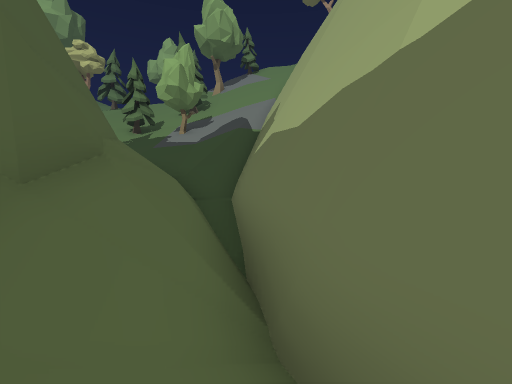
[1] (above)

17 first-person views from a walk through a 3-D level made in the Unity game engine. The camera is 1.5 m above the floor, tilts 4° down and sees 85° across. The floor is counted in squares, 2 m on a side. Each view is taken from the middle of a square. On the plan, view 1 faces up. The plan holds only what a view shows up to about 10 squares ahead; the rest is blank. The place goes on beyond the plan. The player is left out. Some animated figures are left out.

[2]
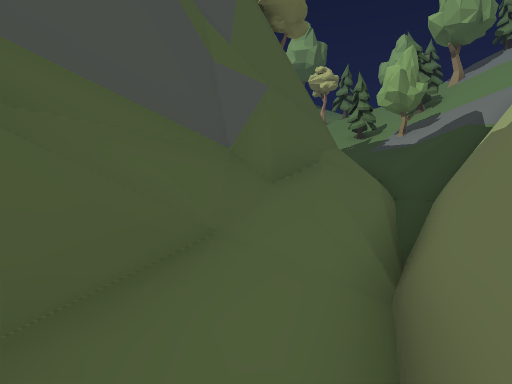

[3]
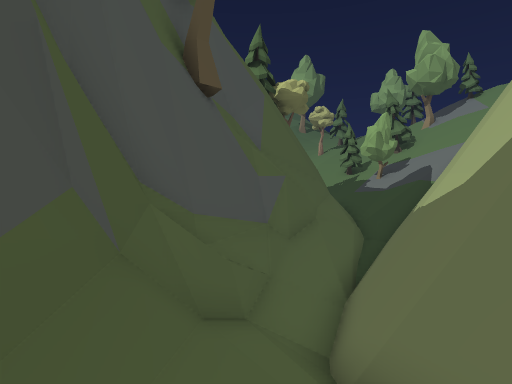

[4]
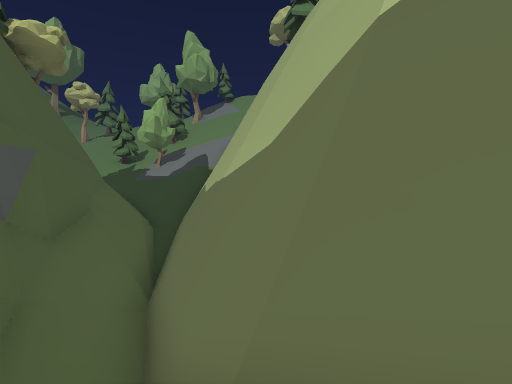

[5]
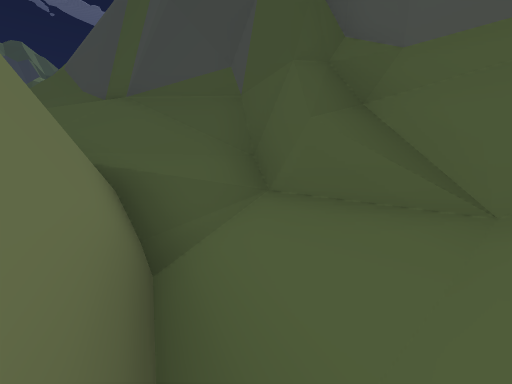

[6]
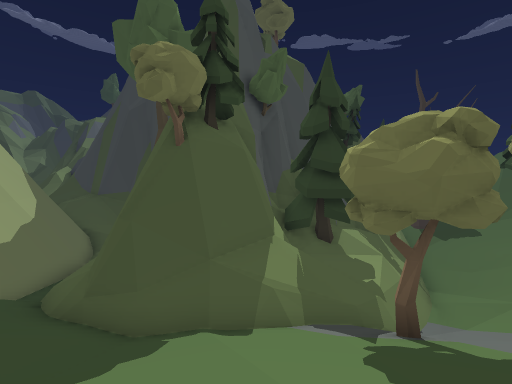

[7]
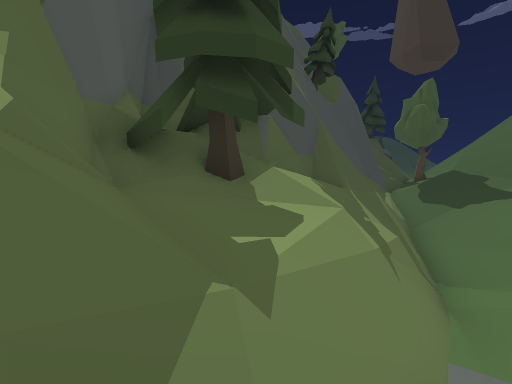

[8]
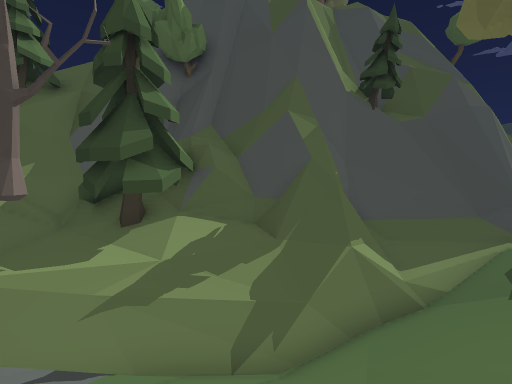

[9]
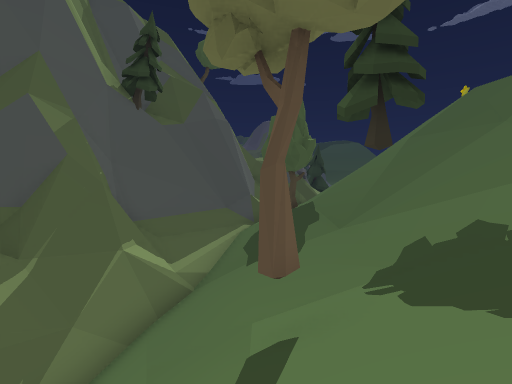

[10]
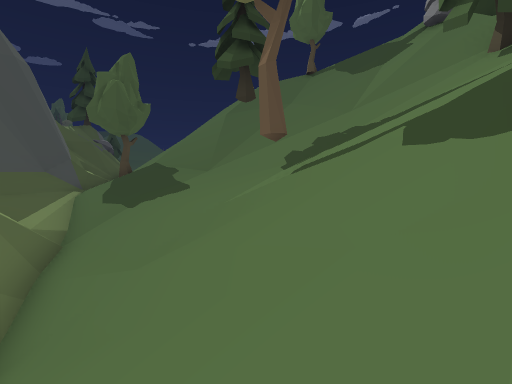

[11]
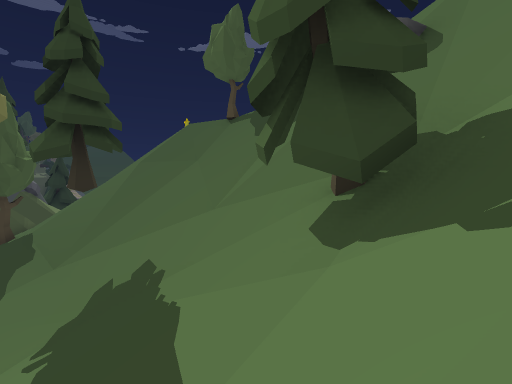

[12]
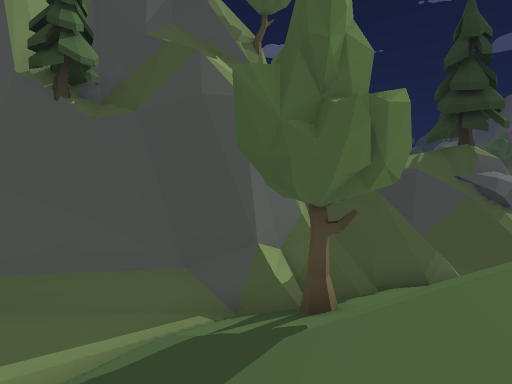

[13]
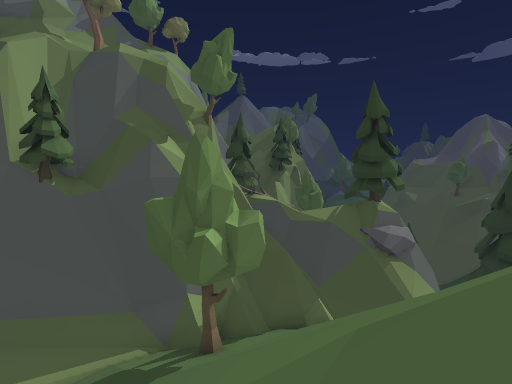

[14]
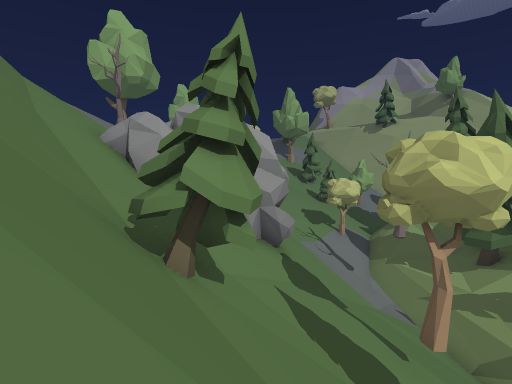

[15]
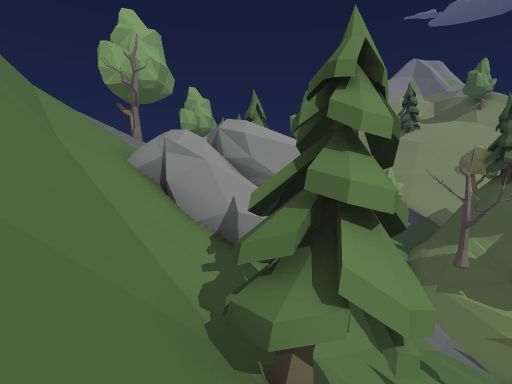

[16]
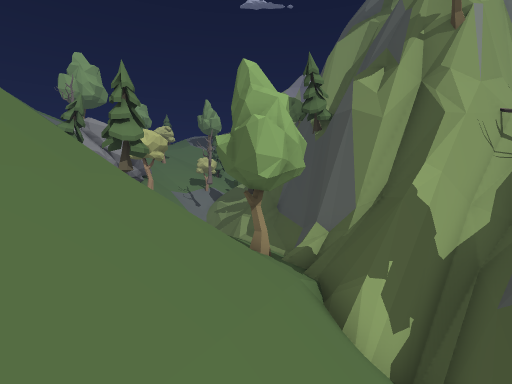

[17]
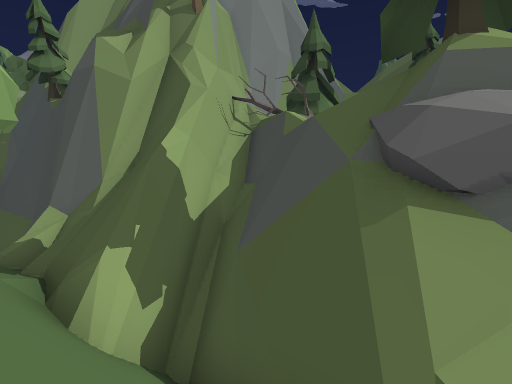

### Floor plan
Key: @ floor where view 1 was taken; # wall or solid block; . main floor; : floor 11.25 m higher than the main floor; / step, stairs or slope; = window, fence, low wall or low ledge; ^ raised ledge; T tree; R rock; O other object.
Columns run from 24 left of view 1 to 3 right of it. Each row starts with its distance up from view 1.
 13   #//            /
 12  ##//                O //
 11  ##/=          ///// O //
 10  #//##=        //////////#
  9  ##/###        T/////////
  8  ##//###    ///////=#///#
  7  ##////# /////////#^#///#
  6 ///TT////////////#  ^///#
  5 ///TT///////#/..#^   #//#
  4 :///////////#//TT^   ^//#
  3 R//////T///#///T#^   ^//##
  2 //////////////#T#^    #//#
  1 //////////#//#^ ^     #//#
  0 //////////####        ##@##
 -1 //////////#^^^         #//##
 -2 //////////##           ^#//#
 -3 ///////////#            ^#//
 -4 //////////#^             ^#/
 -5 /////////#^               ^#
 -6 ////////#^
 -7 /////T/##
 -8 //////=#^
 -9 /////###^
-10 /////#^^
-11 ///////#####
-12 // /#^######
-13    ##
-14   ^#

Where each view was taken, in squares from view 1:
view 1: 0 up, 0 right, facing up
view 2: 1 down, 1 right, facing up-left
view 3: 4 down, 3 right, facing up-left
view 4: 3 down, 2 right, facing up
view 5: 2 up, 0 right, facing down
view 6: 13 up, 7 left, facing down
view 7: 8 up, 10 left, facing down
view 8: 6 up, 17 left, facing down-right
view 9: 6 up, 17 left, facing down
view 10: 6 up, 14 left, facing down-left
view 11: 7 up, 18 left, facing down-left
view 12: 3 down, 21 left, facing down-right
view 13: 3 down, 24 left, facing down-right
view 14: 2 up, 23 left, facing up-right
view 15: 4 up, 23 left, facing up-right
view 16: 12 down, 24 left, facing up-right
view 17: 12 down, 23 left, facing right
